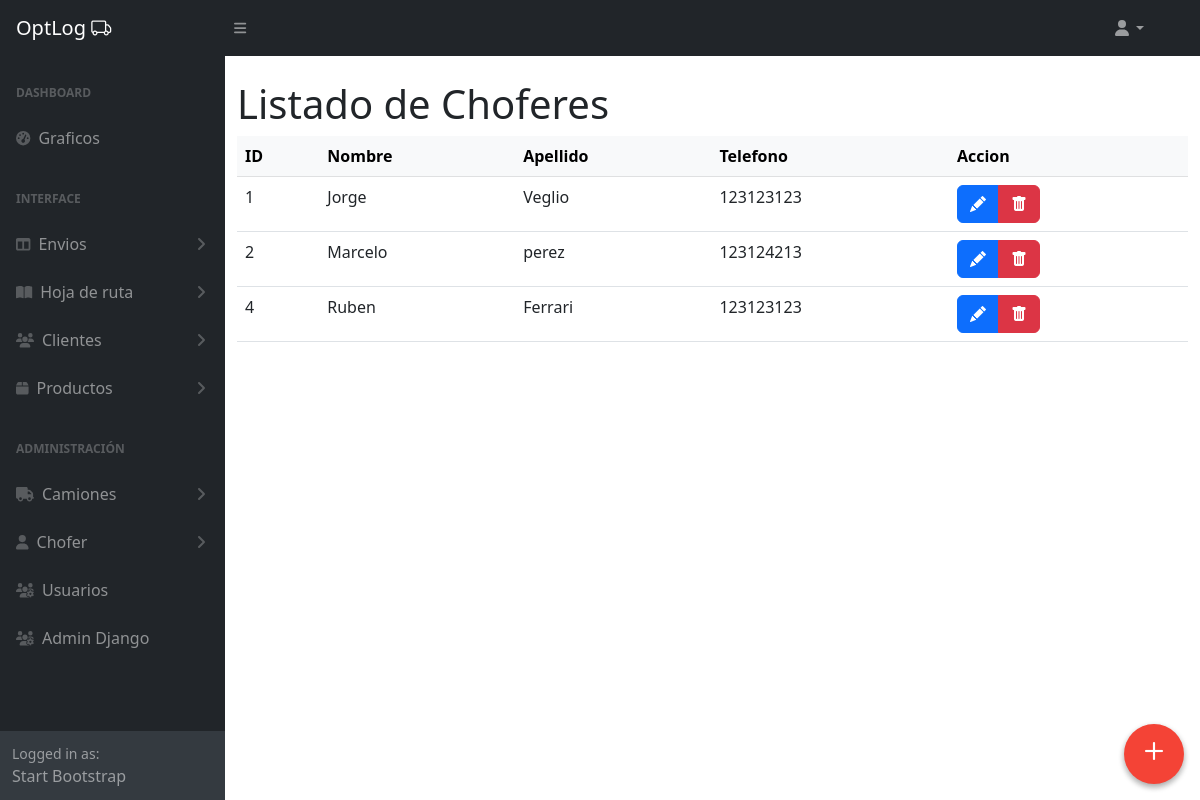
The app's page /choferes/admin-panel/choferes/, older data.
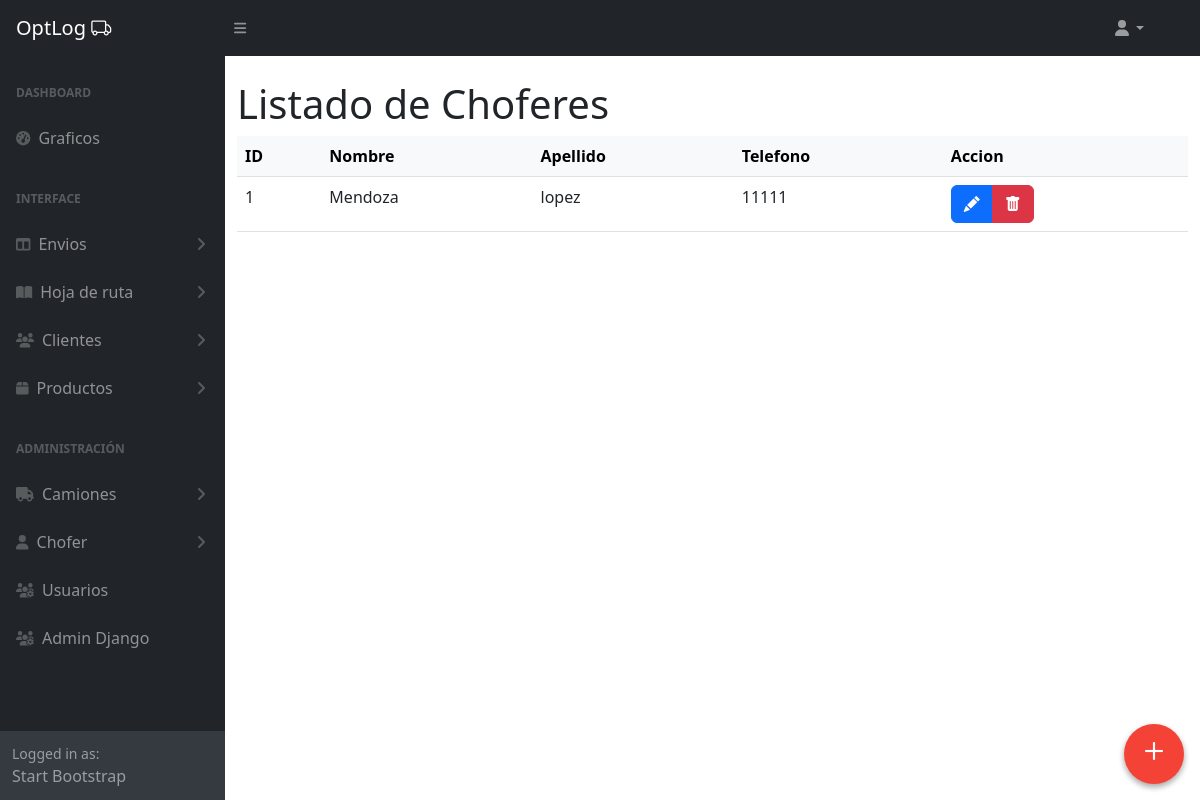
The same page, newer data.
### choferes/models.py (models this page shows, shortened)
class Chofer(models.Model):
    nombre = models.CharField(max_length=255)  # Nombre del chofer
    apellido = models.CharField(max_length=255)  # Apellidos del chofer
    telefono = models.CharField(max_length=20)  # Teléfono del chofer
    class Meta:
        verbose_name = 'Chofer'
        verbose_name_plural = 'Choferes'

### choferes/views.py (the view)
# urls.py: path('admin-panel/choferes/', ChoferListView.as_view(), name='choferes_list'),
class ChoferListView(ListView):
    model = Chofer
    template_name = 'choferes/choferes_list.html'
    context_object_name = 'choferes'

### choferes/templates/choferes/choferes_list.html (shortened to what this page needs)
{% extends 'core/base_admin.html' %}
{% block main %}
<div class="container mt-4">
  <h1 class="title">Listado de Choferes</h1>
        <table class="table table-hover">
            <thead class="table-light">
                <tr>
                    <th>ID</th>
                    <th>Nombre</th>
                    <th>Apellido</th>
                    <th>Telefono</th>
                    <th>Accion</th>
                </tr>
            </thead>
            <tbody>
                {% for object in object_list %}
                <tr>
                    <td>{{object.id}}</td>
                    <td>{{object.nombre | capfirst}}</td>
                    <td>{{object.apellido}}</td>
                    <td>{{object.telefono}}</td>
                    <td>
                        <div class="btn-group" role="group" aria-label="Basic example">
                          <a href="{% url 'choferes:chofer_edit' object.id %}" type="button" class="btn btn-primary"><i class="bi-pencil-fill"></i></a>
                          <button type="button" class="btn btn-danger" data-bs-toggle="modal" data-bs-target="#deleteModal" data-delete-url="{% url 'choferes:chofer_delete' object.id %}" data-delete-name="{{ object.nombre }}, {{ object.apellido }}">
                            <i class="bi-trash-fill"></i>
                          </button>
                        </div>
                      </td>
                </tr>
                {% empty %}
                <p>No hay registros</p>
                {% endfor %}
            </tbody>
        </table>
    </div>
    <a href="{% url 'choferes:chofer_create' %} ">
      <div class="to-top">
        <i class="bi-plus"></i>
      </div>
    </a>
    {% endblock main %}

Row changes from the older to the newer data that the page shows:
removed Chofer: id "2", nombre "Marcelo", apellido "perez", telefono "123124213"
removed Chofer: id "4", nombre "Ruben", apellido "Ferrari", telefono "123123123"
changed Chofer id 1: nombre "Jorge" → "Mendoza"; apellido "Veglio" → "lopez"; telefono "123123123" → "11111"
